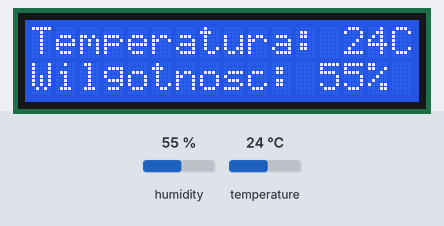
The sketch below on a simulated Arduino Uno, built with avr-gcc and run on an emulated ATmega328P. On the bench: 16×2 character LCD. The test bench sets the inputs (shaded band); at power-on: humidity 55 %, temperature 24 °C.

Above: at 1.2 s.
1.3 s: humidity set to 22 %
At 3.5 s:
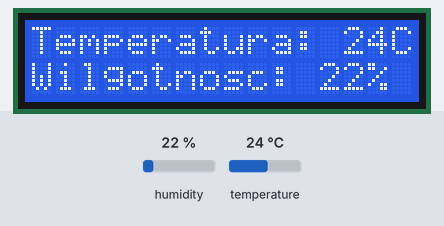
4.1 s: temperature set to 12 °C
At 5.4 s:
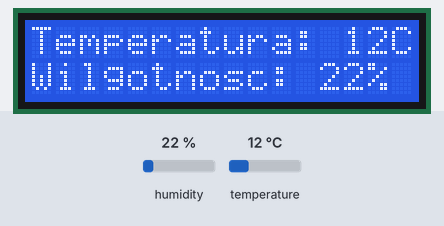
6.9 s: humidity set to 40 %
At 9.1 s:
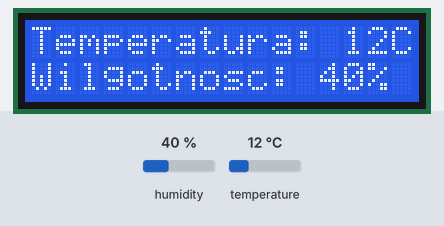
10.0 s: temperature set to 19 °C
At 11.0 s:
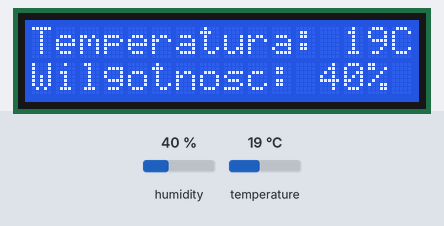
Timing chart, 0 to 13.0 s (numbered marks = the images above; inputs shaded):
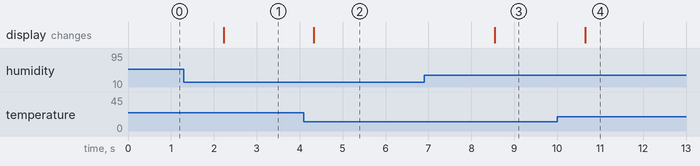

The sketch:

projekt.ino
```cpp
#include <DHT.h>
#include <LiquidCrystal_I2C.h>
#include <Wire.h>

#define DHTPIN 2
#define DHTTYPE DHT11

DHT dht(DHTPIN, DHTTYPE);
LiquidCrystal_I2C lcd(0x27, 2, 1, 0, 4, 5, 6, 7, 3, POSITIVE);

void setup()
{
  lcd.begin(16,2);
  lcd.backlight();
  dht.begin();
}
void loop() {

int h = dht.readHumidity();
int t = dht.readTemperature();

lcd.setCursor(0, 0);
lcd.print("Temperatura: ");
lcd.print(t);
lcd.print("C");
lcd.setCursor(0,1);
lcd.print("Wilgotnosc: ");
lcd.print(h);
lcd.print("%");
delay(100);
}
```

Measured:
- after the input at 1.3 s, the display: changes after 0.93 s (image 1)
- after the input at 4.1 s, the display: changes after 0.23 s (image 2)
- after the input at 6.9 s, the display: changes after 1.6 s (image 3)
- after the input at 10.0 s, the display: changes after 0.66 s (image 4)
